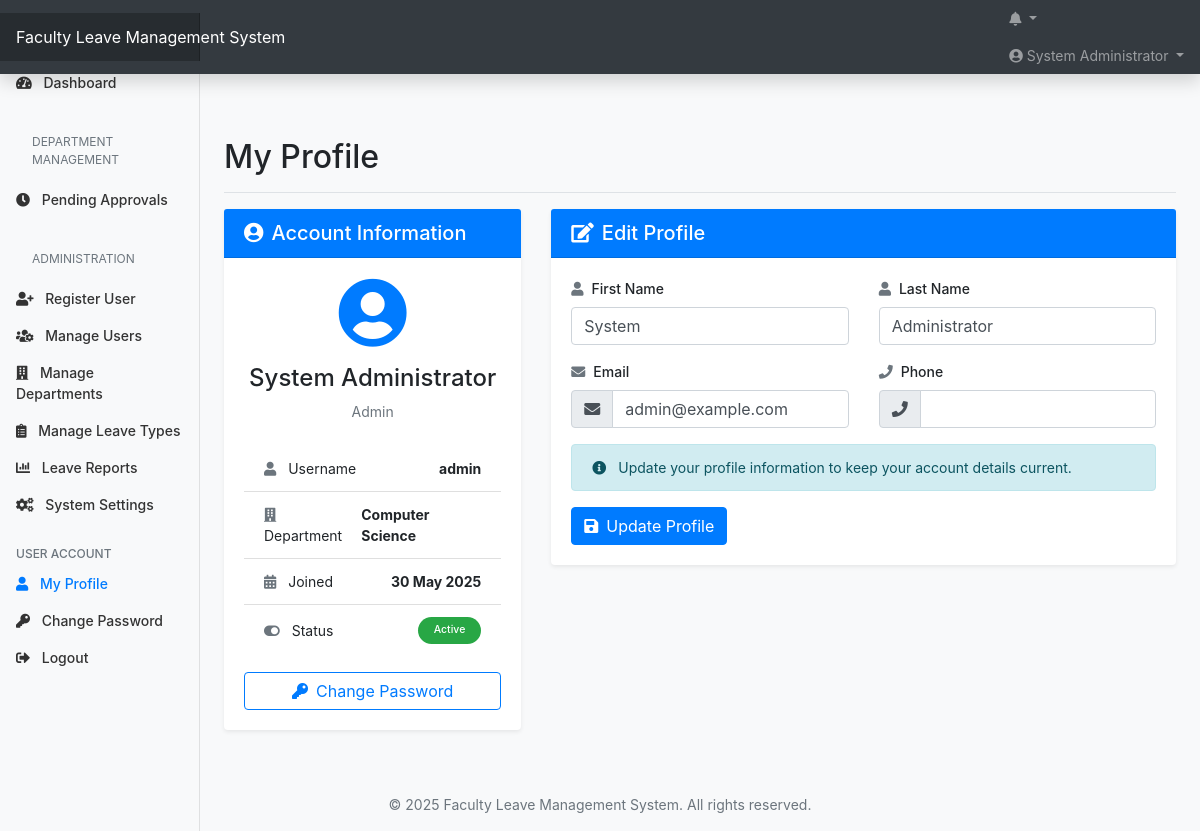
The app's page /profile.php (signed in) with its own data.
### tables this page shows
CREATE TABLE IF NOT EXISTS users (
    user_id INT AUTO_INCREMENT PRIMARY KEY,
    username VARCHAR(50) NOT NULL UNIQUE,
    password VARCHAR(255) NOT NULL,
    first_name VARCHAR(50) NOT NULL,
    last_name VARCHAR(50) NOT NULL,
    email VARCHAR(100) NOT NULL UNIQUE,
    role_id INT NOT NULL,
    dept_id INT,
    phone VARCHAR(15),
    date_joined DATE NOT NULL,
    status ENUM('active', 'inactive') DEFAULT 'active',
    created_at TIMESTAMP DEFAULT CURRENT_TIMESTAMP,
    FOREIGN KEY (role_id) REFERENCES roles(role_id),
    FOREIGN KEY (dept_id) REFERENCES departments(dept_id)
);

CREATE TABLE IF NOT EXISTS roles (
    role_id INT AUTO_INCREMENT PRIMARY KEY,
    role_name VARCHAR(50) NOT NULL UNIQUE
);

CREATE TABLE IF NOT EXISTS departments (
    dept_id INT AUTO_INCREMENT PRIMARY KEY,
    dept_name VARCHAR(100) NOT NULL UNIQUE
);

### profile.php (the view, shortened to what this page needs)
<?php
function getUserDetails($userId) {
    $conn = connectDB();
    $query = "SELECT u.*, d.dept_name, r.role_name
              FROM users u
              JOIN departments d ON u.dept_id = d.dept_id
              JOIN roles r ON u.role_id = r.role_id
              WHERE u.user_id = ?";
    $stmt = $conn->prepare($query);
    $stmt->bind_param("i", $userId);
    $stmt->execute();
    $result = $stmt->get_result();
    $user = $result->fetch_assoc();
    return $user;
}
$userId = $_SESSION['user_id'];
$user = getUserDetails($userId);
$pageTitle = "My Profile";
?>
<!DOCTYPE html>
<html lang="en">
<head>
    <link rel="stylesheet" href="https://stackpath.bootstrapcdn.com/bootstrap/4.5.2/css/bootstrap.min.css">
    <link rel="stylesheet" href="https://cdnjs.cloudflare.com/ajax/libs/font-awesome/5.15.1/css/all.min.css">
    <link rel="stylesheet" href="assets/css/style.css">
</head>
<body>
    <?php include 'includes/header.php'; ?>
    <div class="container-fluid">
        <div class="row">
            <?php include 'includes/sidebar.php'; ?>
            <main role="main" class="col-md-9 ml-sm-auto col-lg-10 px-md-4">
                <div class="d-flex justify-content-between flex-wrap flex-md-nowrap align-items-center pt-3 pb-2 mb-3 border-bottom">
                    <h1 class="h2"><?php echo $pageTitle; ?></h1>
                </div>
                <div class="row">
                    <div class="col-md-4 mb-4">
                        <div class="card shadow-sm">
                            <div class="card-header bg-primary text-white">
                                <h5 class="card-title mb-0"><i class="fas fa-user-circle mr-2"></i>Account Information</h5>
                            </div>
                            <div class="card-body">
                                <div class="text-center mb-4">
                                    <i class="fas fa-user-circle fa-5x text-primary mb-3"></i>
                                    <h4><?php echo $user['first_name'] . ' ' . $user['last_name']; ?></h4>
                                    <p class="text-muted"><?php echo ucwords($user['role_name']); ?></p>
                                </div>
                                <ul class="list-group list-group-flush">
                                    <li class="list-group-item d-flex justify-content-between align-items-center">
                                        <span><i class="fas fa-user mr-2 text-secondary"></i> Username</span>
                                        <span class="font-weight-bold"><?php echo $user['username']; ?></span>
                                    </li>
                                    <li class="list-group-item d-flex justify-content-between align-items-center">
                                        <span><i class="fas fa-building mr-2 text-secondary"></i> Department</span>
                                        <span class="font-weight-bold"><?php echo $user['dept_name']; ?></span>
                                    </li>
                                    <li class="list-group-item d-flex justify-content-between align-items-center">
                                        <span><i class="fas fa-calendar-alt mr-2 text-secondary"></i> Joined</span>
                                        <span class="font-weight-bold"><?php echo date('d M Y', strtotime($user['date_joined'])); ?></span>
                                    </li>
                                    <li class="list-group-item d-flex justify-content-between align-items-center">
                                        <span><i class="fas fa-toggle-on mr-2 text-secondary"></i> Status</span>
                                        <span class="badge badge-pill badge-<?php echo ($user['status'] == 'active') ? 'success' : 'danger'; ?> px-3 py-2">
                                            <?php echo ucwords($user['status']); ?>
                                        </span>
                                    </li>
                                </ul>
                                <div class="mt-3">
                                    <a href="change_password.php" class="btn btn-outline-primary btn-block">
                                        <i class="fas fa-key mr-2"></i>Change Password
                                    </a>
                                </div>
                            </div>
                        </div>
                    </div>
                    <div class="col-md-8 mb-4">
                        <div class="card shadow-sm">
                            <div class="card-header bg-primary text-white">
                                <h5 class="card-title mb-0"><i class="fas fa-edit mr-2"></i>Edit Profile</h5>
                            </div>
                            <div class="card-body">
                                <form method="post" action="">
                                    <div class="row">
                                        <div class="col-md-6">
                                            <div class="form-group">
                                                <label for="first_name"><i class="fas fa-user mr-2 text-secondary"></i>First Name</label>
                                                <input type="text" class="form-control" id="first_name" name="first_name" value="<?php echo htmlspecialchars($user['first_name']); ?>" required>
                                            </div>
                                        </div>
                                        <div class="col-md-6">
                                            <div class="form-group">
                                                <label for="last_name"><i class="fas fa-user mr-2 text-secondary"></i>Last Name</label>
                                                <input type="text" class="form-control" id="last_name" name="last_name" value="<?php echo htmlspecialchars($user['last_name']); ?>" required>
                                            </div>
                                        </div>
                                    </div>
                                    <div class="row">
                                        <div class="col-md-6">
                                            <div class="form-group">
                                                <label for="email"><i class="fas fa-envelope mr-2 text-secondary"></i>Email</label>
                                                <div class="input-group">
                                                    <div class="input-group-prepend">
                                                        <span class="input-group-text"><i class="fas fa-envelope"></i></span>
                                                    </div>
                                                    <input type="email" class="form-control" id="email" name="email" value="<?php echo htmlspecialchars($user['email']); ?>" required>
                                                </div>
                                            </div>
                                        </div>
                                        <div class="col-md-6">
                                            <div class="form-group">
                                                <label for="phone"><i class="fas fa-phone mr-2 text-secondary"></i>Phone</label>
                                                <div class="input-group">
                                                    <div class="input-group-prepend">
                                                        <span class="input-group-text"><i class="fas fa-phone"></i></span>
                                                    </div>
                                                    <input type="text" class="form-control" id="phone" name="phone" value="<?php echo htmlspecialchars($user['phone']); ?>">
                                                </div>
                                            </div>
                                        </div>
                                    </div>
                                    <div class="form-group">
                                        <div class="alert alert-info">
                                            <i class="fas fa-info-circle mr-2"></i>
                                            Update your profile information to keep your account details current.
                                        </div>
                                    </div>
                                    <button type="submit" name="update_profile" class="btn btn-primary">
                                        <i class="fas fa-save mr-2"></i>Update Profile
                                    </button>
                                </form>
                            </div>
                        </div>
                    </div>
                </div>
            </main>
        </div>
    </div>
    <?php include 'includes/footer.php'; ?>
</body>
</html>

### assets/css/style.css (style rules this page uses)
body { font-size: .875rem; background-color: #f8f9fa; }
[role="main"] { padding-top: 48px; }
.card { margin-bottom: 1.5rem; border: none; box-shadow: 0 0.125rem 0.25rem rgba(0, 0, 0, 0.075); }
.card-header { background-color: #fff; border-bottom: 1px solid rgba(0, 0, 0, 0.125); }
.form-group label { font-weight: 500; }
.badge { font-weight: 500; padding: 0.4em 0.6em; }

### records on screen
users: first_name "System", last_name "Administrator", role.role_name "Admin", username "admin", dept.dept_name "Computer Science", date_joined "30 May 2025", status "Active", email "admin@example.com"

### other values on screen
APP_TITLE "Faculty Leave Management System"
$_SESSION['name'] "System Administrator"
$pageTitle "My Profile"
